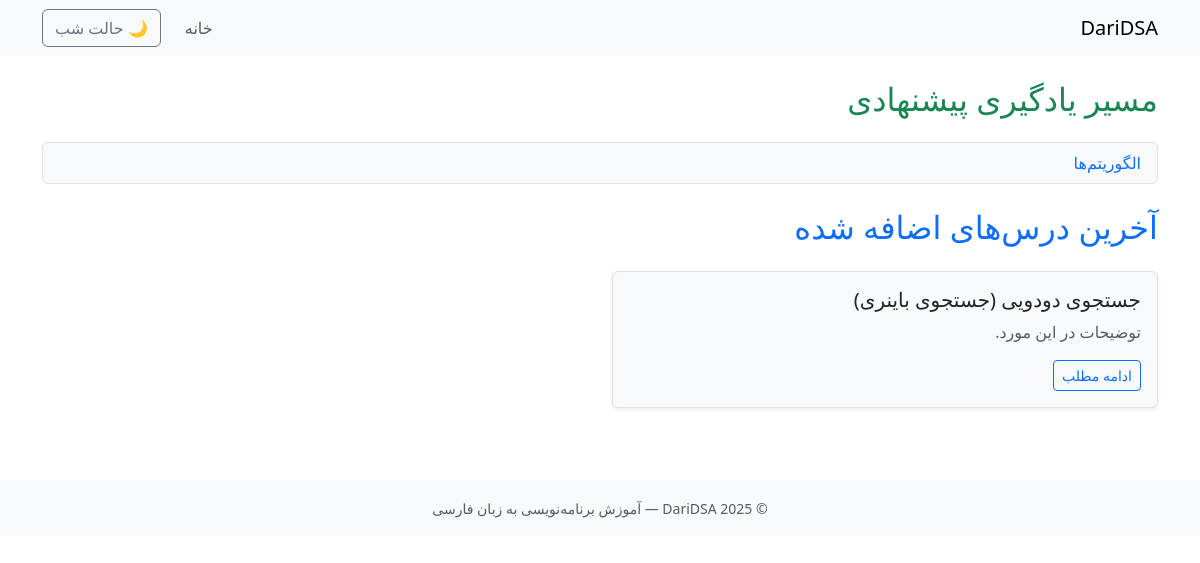
The app's page /, older data.
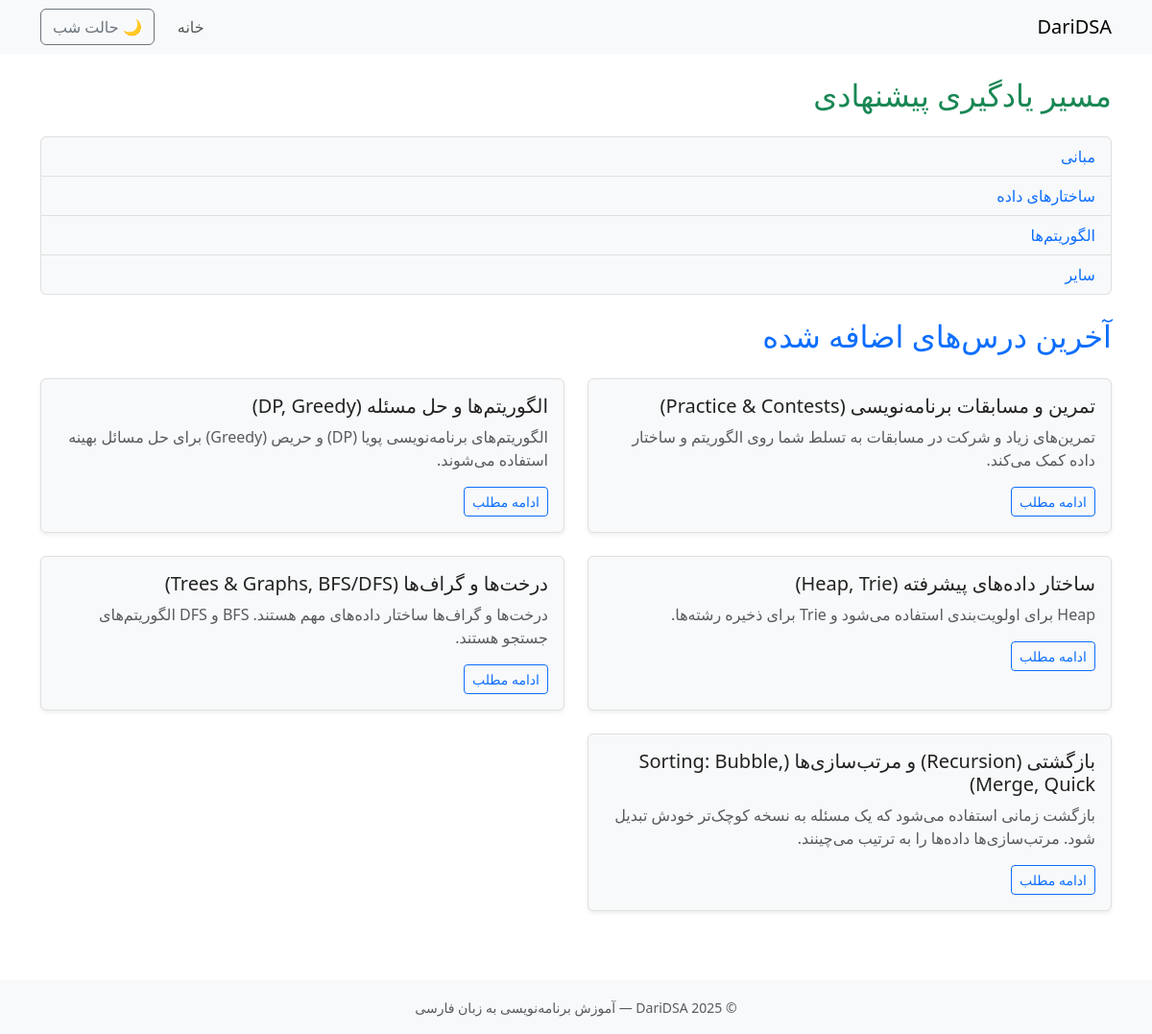
The same page, newer data.
### lessons/models.py (models this page shows, shortened)
class Lesson(models.Model):
    CATEGORY_CHOICES = [
        ('basics', 'مبانی'),
        ('data_structures', 'ساختارهای داده'),
        ('algorithms', 'الگوریتم‌ها'),
        ('interviews', 'مصاحبه‌ها'),
        ('other', 'سایر'),
    ]
    title = models.CharField("عنوان", max_length=200)
    slug = models.SlugField(unique=True, blank=True)
    content = models.TextField("توضیحات")
    code_snippet = models.TextField("کد نمونه", blank=True)
    image = models.ImageField("عکس (اختیاری)", upload_to='lessons/', blank=True, null=True)
    created_at = models.DateTimeField(default=timezone.now)
    category = models.CharField("دسته‌بندی", max_length=50, choices=CATEGORY_CHOICES, default='other')
    author = models.CharField("نویسنده", max_length=100, default='Rafi')
    class Meta:
        ordering = ['-created_at']
        verbose_name = "درس"
        verbose_name_plural = "درس‌ها"

### lessons/views.py (the view)
# urls.py: path('', views.lesson_list, name='lesson_list'),
def lesson_list(request):
    selected_category = request.GET.get('category')
    category_map = dict(Lesson.CATEGORY_CHOICES)
    categories_raw = Lesson.objects.values_list('category', flat=True)
    categories_set = set(cat.strip() for cat in categories_raw if cat)
    categories_sorted = [cat for cat in ROADMAP_ORDER if cat in categories_set]
    roadmap_categories = [{'code': cat, 'name': category_map.get(cat, cat)} for cat in categories_sorted]
    lessons_in_category = Lesson.objects.filter(category=selected_category).order_by('created_at') if selected_category else []
    latest_lessons = Lesson.objects.order_by('-created_at')[:5]
    selected_category_name = category_map.get(selected_category) if selected_category else None
    return render(request, 'lessons/lesson_list.html', {
        'roadmap_categories': roadmap_categories,
        'lessons_in_category': lessons_in_category,
        'latest_lessons': latest_lessons,
        'selected_category': selected_category,
        'selected_category_name': selected_category_name,
    })

### templates/lessons/lesson_list.html (shortened to what this page needs)
{% extends "base.html" %}
{% load static %}
{% block extra_css %}
<link rel="stylesheet" href="{% static 'css/lessons.css' %}">
{% endblock %}
{% block content %}
<h2 class="mb-4 text-success">مسیر یادگیری پیشنهادی</h2>
<div class="mb-4">
  <ul class="list-group">
    {% for cat in roadmap_categories %}
      <li class="list-group-item">
        <a href="?category={{ cat.code }}">{{ cat.name }}</a>
      </li>
    {% endfor %}
  </ul>
</div>
<h2 class="mb-4 text-primary">آخرین درس‌های اضافه شده</h2>
<div class="row">
  {% for lesson in latest_lessons %}
    <div class="col-md-6 mb-4">
      <div class="card h-100 shadow-sm">
        <div class="card-body">
          <h5 class="card-title">{{ lesson.title }}</h5>
          <p class="card-text text-muted">{{ lesson.content|truncatewords:25 }}</p>
          <a href="{% url 'lesson_detail' lesson.slug %}" class="btn btn-outline-primary btn-sm">ادامه مطلب</a>
        </div>
      </div>
    </div>
  {% endfor %}
</div>
{% endblock %}

### templates/base.html (shortened to what this page needs)
{% load static %}
<!DOCTYPE html>
<html lang="fa" dir="rtl">
  <head>
    <link
      href="https://cdn.jsdelivr.net/npm/bootstrap@5.3.2/dist/css/bootstrap.rtl.min.css"
      rel="stylesheet"
    />
    <link rel="stylesheet" href="{% static 'css/styles.css' %}" />
    <link rel="stylesheet" href="{% static 'css/layout.css' %}" />
    <link rel="stylesheet" href="{% static 'css/darkmode.css' %}" />
    <link rel="stylesheet" href="{% static 'css/darkmode-components.css' %}" />
    {% block extra_css %}{% endblock %}
  </head>
  <body class="light-mode">
    <nav class="navbar navbar-expand-lg navbar-light bg-light">
      <div class="container">
        <a href="/" class="navbar-brand">DariDSA</a>
        <div class="collapse navbar-collapse" id="navMenu">
          <ul class="navbar-nav ms-auto mb-2 mb-lg-0">
            <li class="nav-item">
              <a class="nav-link" href="/">خانه</a>
            </li>
          </ul>
          <button id="theme-toggle" class="btn btn-outline-secondary ms-3">
          </button>
        </div>
      </div>
    </nav>
    <main class="container mt-4">{% block content %}{% endblock %}</main>
    <footer class="text-center py-3 mt-5 text-muted">
      <small>© 2025 DariDSA — آموزش برنامه‌نویسی به زبان فارسی</small>
    </footer>
  </body>
</html>

### static/css/styles.css (style rules this page uses)
:root { --bg-color: #ffffff; --text-color: #222222; --card-bg: #f8f9fa; --link-color: #0d6efd; --border-color: #e0e0e0; --nav-bg: #ffffff; --nav-text: #000000; --footer-bg: #f8f9fa; --btn-border: #0d6efd; }
body { background-color: var(--bg-color); color: var(--text-color); transition: all 0.3s ease-in-out; }
a { color: var(--link-color); text-decoration: none; }
ul, ol, li { color: var(--text-color); }
h1, h2, h3, h4, h5, h6 { color: var(--text-color); }
.card { background-color: var(--card-bg); border: 1px solid var(--border-color); transition: all 0.3s ease-in-out; }
.card-title { color: var(--text-color); }
.card-text, .text-muted { color: var(--text-color); }
.list-group-item { background-color: var(--card-bg); color: var(--text-color); border: 1px solid var(--border-color); }
.navbar { background-color: var(--nav-bg); color: var(--nav-text); }
footer { background-color: var(--footer-bg); color: var(--text-color); }

Row changes from the older to the newer data that the page shows:
no longer on this page (row unchanged): Lesson: title "جستجوی دودویی (جستجوی باینری)", content "توضیحات در این مورد."
added Lesson: title "تمرین و مسابقات برنامه‌نویسی (Practice & Contests)", content "تمرین‌های زیاد و شرکت در مسابقات به تسلط شما روی الگوریتم و ساختار داده کمک می‌کند."
added Lesson: title "الگوریتم‌ها و حل مسئله (DP, Greedy)", content "الگوریتم‌های برنامه‌نویسی پویا (DP) و حریص (Greedy) برای حل مسائل بهینه استفاده می‌شوند."
added Lesson: title "ساختار داده‌های پیشرفته (Heap, Trie)", content "Heap برای اولویت‌بندی استفاده می‌شود و Trie برای ذخیره رشته‌ها."
added Lesson: title "درخت‌ها و گراف‌ها (Trees & Graphs, BFS/DFS)", content "درخت‌ها و گراف‌ها ساختار داده‌های مهم هستند. BFS و DFS الگوریتم‌های جستجو هستند."
added Lesson: title "بازگشتی (Recursion) و مرتب‌سازی‌ها (Sorting: Bubble, Merge, Quick)", content "بازگشت زمانی استفاده می‌شود که یک مسئله به نسخه کوچک‌تر خودش تبدیل شود. مرتب‌سازی‌ها داده‌ها را به ترتیب می‌چینند."
Text that changed along with them:
new list line: "مبانی"
new list line: "ساختارهای داده"
new list line: "سایر"
